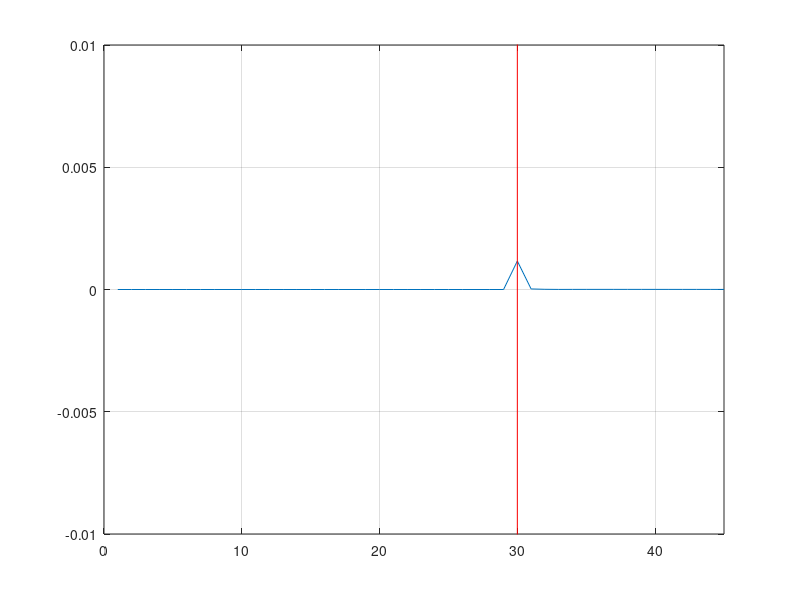

This chart was generated by the following MATLAB code:
clear all
clc

    
permeability=4*pi*1e-7;  %Free Space
permitivity=8.85e-12;    %Free Space
c=1/sqrt(permeability*permitivity);           
                      
m=45; 
ex=zeros(1,m);
hy=zeros(1,m);
cb=zeros(1,m);
eaf=zeros(1,m);
s=zeros(1,m);
dt=zeros(1,m);
p=zeros(1,m);
SAR=zeros(1,m);

dx = .01;
dt = dx/(2*c);
d0 = 0.3;                       

%region

k1=fix(d0/dx);% Thyroid



% free space
permitivity(1,1:k1)=1;
dt(1,1:k1) = dx/(2*c);  
s(1,1:k1) = 0;

% Thyroid  
permitivity(1,k1:m)=  58.142 ;
dt(1,k1:m) = dx/(2*c); 
s(1,k1:m) = 1.501;








ex_left_m1 = 0;
ex_left_m2 = 0;
ex_right_m1 = 0;
ex_right_m2 = 0;
ex_left_b1_m1 = 0;
ex_left_b1_m2 = 0;


iteration = 500;                       

for n = 1:iteration
    for k = 2:45
        eaf =dt(1,k)*s(1,k)/(2*permitivity(1,k)*8.85e-12);
        ca=(1-eaf)/(1+eaf);
        cb=0.5/(permitivity(1,k)*(1+eaf));
        
        ex(1,k) = ca*ex(1,k) + cb*(hy(1,k-1) - hy(1,k));
        p(1,k)=(ex(1,k)^2)*s(1,k)/2;
    end
    source = sin(2*pi*1800*10^(6)*dt(1,1)*n);       
     ex(1,2) = source;
    
    % Boundaries
    if n>2
        KE=45;
        kc=25;
        % Left boundary
        ex(1,1) = ex_left_m2;      % set left boundary of ex(1) by the value of ex(2)@n-2
        ex_left_m2 = ex_left_m1;   % set the value of ex(2)@n-2 by the value of ex(2)@n-1
        ex_left_m1 = ex(1,2);      % set the value of ex(2)@n-1 by the value of ex(2)@n (current value)
        % Right boundary
        ex(1,KE) = ex_right_m2;    % set right boundary of ex(201) by the value of ex(200)@n-2
        ex_right_m2 = ex_right_m1; % set the value of ex(200)@n-2 by the value of ex(200)@n-1
        ex_right_m1 = ex(1,KE-1);  % set the value of ex(200)@n-1 by the value of ex(200)@n (current value)
        
        % dielectric edge
        ex(1,kc) = ex_left_b1_m2;
        ex_left_b1_m2 = ex_left_b1_m1;
        ex_left_b1_m1 = ex(1,kc-1);
    end
   
    for k = 1:44
         hy(1,k) = hy(1,k) + .5*(ex(1,k) - ex(1,k+1));  
    end
 
    plot(p);grid;
    axis([0 m -.01 .01]); 
    line([k1,k1],[-.1,.1],'Color','r');
     
  
    frame = getframe();
    
    
end

